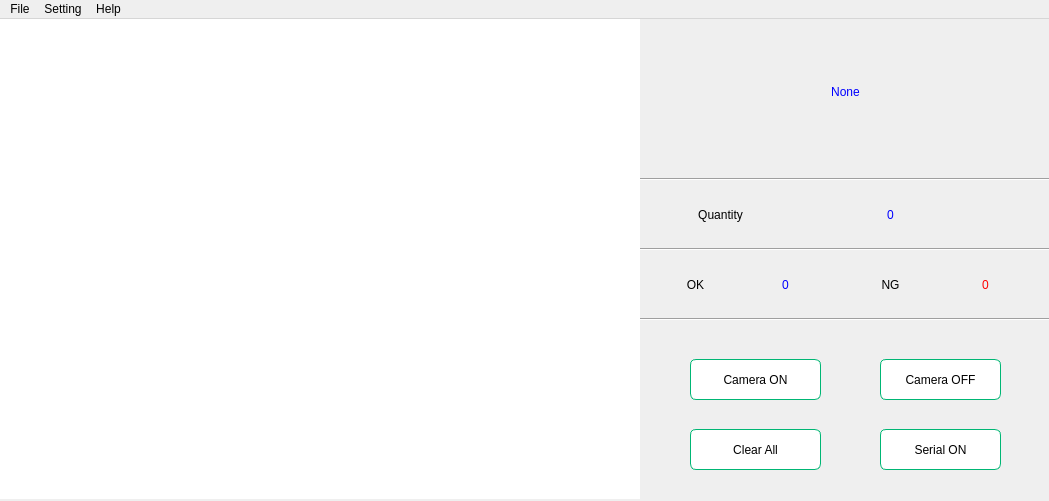
<?xml version="1.0" encoding="UTF-8"?>
<ui version="4.0">
 <class>MainWindow</class>
 <widget class="QMainWindow" name="MainWindow">
  <property name="geometry">
   <rect>
    <x>0</x>
    <y>0</y>
    <width>1049</width>
    <height>501</height>
   </rect>
  </property>
  <property name="sizePolicy">
   <sizepolicy hsizetype="Fixed" vsizetype="Fixed">
    <horstretch>0</horstretch>
    <verstretch>0</verstretch>
   </sizepolicy>
  </property>
  <property name="minimumSize">
   <size>
    <width>1049</width>
    <height>501</height>
   </size>
  </property>
  <property name="maximumSize">
   <size>
    <width>1049</width>
    <height>501</height>
   </size>
  </property>
  <property name="windowTitle">
   <string>CamArd</string>
  </property>
  <property name="windowIcon">
   <iconset>
    <normaloff>Icon/Icon-Mainwindown.svg</normaloff>Icon/Icon-Mainwindown.svg</iconset>
  </property>
  <property name="styleSheet">
   <string notr="true"/>
  </property>
  <widget class="QWidget" name="centralwidget">
   <widget class="QLabel" name="label_videocam">
    <property name="geometry">
     <rect>
      <x>0</x>
      <y>0</y>
      <width>640</width>
      <height>480</height>
     </rect>
    </property>
    <property name="sizePolicy">
     <sizepolicy hsizetype="Fixed" vsizetype="Fixed">
      <horstretch>0</horstretch>
      <verstretch>0</verstretch>
     </sizepolicy>
    </property>
    <property name="styleSheet">
     <string notr="true">background-color: rgb(255, 255, 255);</string>
    </property>
    <property name="text">
     <string/>
    </property>
    <property name="alignment">
     <set>Qt::AlignCenter</set>
    </property>
   </widget>
   <widget class="QLabel" name="label_Mainresult">
    <property name="geometry">
     <rect>
      <x>640</x>
      <y>0</y>
      <width>411</width>
      <height>161</height>
     </rect>
    </property>
    <property name="autoFillBackground">
     <bool>false</bool>
    </property>
    <property name="styleSheet">
     <string notr="true">
color: blue;
font: 90pt &quot;Times New Roman&quot;;</string>
    </property>
    <property name="text">
     <string>&lt;html&gt;&lt;head/&gt;&lt;body&gt;&lt;p align=&quot;center&quot;&gt;None&lt;br/&gt;&lt;/p&gt;&lt;/body&gt;&lt;/html&gt;</string>
    </property>
    <property name="textFormat">
     <enum>Qt::RichText</enum>
    </property>
    <property name="scaledContents">
     <bool>false</bool>
    </property>
    <property name="alignment">
     <set>Qt::AlignCenter</set>
    </property>
    <property name="wordWrap">
     <bool>true</bool>
    </property>
   </widget>
   <widget class="QLabel" name="label_quantity">
    <property name="geometry">
     <rect>
      <x>660</x>
      <y>160</y>
      <width>121</width>
      <height>71</height>
     </rect>
    </property>
    <property name="styleSheet">
     <string notr="true">font: 20pt &quot;Romantic&quot;;
</string>
    </property>
    <property name="text">
     <string>Quantity</string>
    </property>
    <property name="alignment">
     <set>Qt::AlignCenter</set>
    </property>
   </widget>
   <widget class="QLabel" name="label_result_Quantity">
    <property name="geometry">
     <rect>
      <x>790</x>
      <y>160</y>
      <width>201</width>
      <height>71</height>
     </rect>
    </property>
    <property name="styleSheet">
     <string notr="true">font: 24pt &quot;Times New Roman&quot;;
color: blue;</string>
    </property>
    <property name="text">
     <string>0</string>
    </property>
    <property name="alignment">
     <set>Qt::AlignCenter</set>
    </property>
   </widget>
   <widget class="QPushButton" name="pushButton_cameraON">
    <property name="geometry">
     <rect>
      <x>690</x>
      <y>340</y>
      <width>131</width>
      <height>41</height>
     </rect>
    </property>
    <property name="styleSheet">
     <string notr="true">         QPushButton {
            background-color: white;
            color: back;
           border: 1px solid #00B674;
           border-radius:6px;
        }
        QPushButton::hover {
         background-color:#9FE4CB;
        }

        QPushButton::pressed {
          background-color: white;
        }</string>
    </property>
    <property name="text">
     <string>Camera ON</string>
    </property>
    <property name="autoDefault">
     <bool>true</bool>
    </property>
    <property name="flat">
     <bool>false</bool>
    </property>
   </widget>
   <widget class="QPushButton" name="pushButton_cameraOFF">
    <property name="geometry">
     <rect>
      <x>880</x>
      <y>340</y>
      <width>121</width>
      <height>41</height>
     </rect>
    </property>
    <property name="styleSheet">
     <string notr="true">         QPushButton {
            background-color: white;
            color: back;
           border: 1px solid #00B674;
           border-radius:6px;
        }
        QPushButton::hover {
         background-color:#9FE4CB;
        }

        QPushButton::pressed {
          background-color: white;
        }</string>
    </property>
    <property name="text">
     <string>Camera OFF</string>
    </property>
   </widget>
   <widget class="QPushButton" name="pushButton_Clear">
    <property name="geometry">
     <rect>
      <x>690</x>
      <y>410</y>
      <width>131</width>
      <height>41</height>
     </rect>
    </property>
    <property name="styleSheet">
     <string notr="true">         QPushButton {
            background-color: white;
            color: back;
           border: 1px solid #00B674;
           border-radius:6px;
        }
        QPushButton::hover {
         background-color:#9FE4CB;
        }

        QPushButton::pressed {
          background-color: white;
        }</string>
    </property>
    <property name="text">
     <string>Clear All</string>
    </property>
   </widget>
   <widget class="QPushButton" name="pushButton_connectArduino">
    <property name="geometry">
     <rect>
      <x>880</x>
      <y>410</y>
      <width>121</width>
      <height>41</height>
     </rect>
    </property>
    <property name="styleSheet">
     <string notr="true">         QPushButton {
            background-color: white;
            color: back;
           border: 1px solid #00B674;
           border-radius:6px;
        }
        QPushButton::hover {
         background-color:#9FE4CB;
        }

        QPushButton::pressed {
          background-color: white;
        }</string>
    </property>
    <property name="text">
     <string>Serial ON</string>
    </property>
    <property name="checkable">
     <bool>true</bool>
    </property>
    <property name="checked">
     <bool>false</bool>
    </property>
   </widget>
   <widget class="Line" name="line">
    <property name="geometry">
     <rect>
      <x>640</x>
      <y>220</y>
      <width>411</width>
      <height>20</height>
     </rect>
    </property>
    <property name="styleSheet">
     <string notr="true"/>
    </property>
    <property name="orientation">
     <enum>Qt::Horizontal</enum>
    </property>
   </widget>
   <widget class="Line" name="line_2">
    <property name="geometry">
     <rect>
      <x>640</x>
      <y>150</y>
      <width>411</width>
      <height>20</height>
     </rect>
    </property>
    <property name="orientation">
     <enum>Qt::Horizontal</enum>
    </property>
   </widget>
   <widget class="Line" name="line_3">
    <property name="geometry">
     <rect>
      <x>640</x>
      <y>290</y>
      <width>411</width>
      <height>20</height>
     </rect>
    </property>
    <property name="orientation">
     <enum>Qt::Horizontal</enum>
    </property>
   </widget>
   <widget class="QLabel" name="label_OK">
    <property name="geometry">
     <rect>
      <x>720</x>
      <y>230</y>
      <width>131</width>
      <height>71</height>
     </rect>
    </property>
    <property name="styleSheet">
     <string notr="true">font: 24pt &quot;Times New Roman&quot;;
color: blue;</string>
    </property>
    <property name="text">
     <string>0</string>
    </property>
    <property name="alignment">
     <set>Qt::AlignCenter</set>
    </property>
   </widget>
   <widget class="QLabel" name="label_quantity_OK">
    <property name="geometry">
     <rect>
      <x>660</x>
      <y>230</y>
      <width>71</width>
      <height>71</height>
     </rect>
    </property>
    <property name="styleSheet">
     <string notr="true">font: 20pt &quot;Romantic&quot;;</string>
    </property>
    <property name="text">
     <string>OK</string>
    </property>
    <property name="alignment">
     <set>Qt::AlignCenter</set>
    </property>
   </widget>
   <widget class="QLabel" name="label_quantity_NG">
    <property name="geometry">
     <rect>
      <x>860</x>
      <y>230</y>
      <width>61</width>
      <height>71</height>
     </rect>
    </property>
    <property name="styleSheet">
     <string notr="true">font: 20pt &quot;Romantic&quot;;</string>
    </property>
    <property name="text">
     <string>NG</string>
    </property>
    <property name="alignment">
     <set>Qt::AlignCenter</set>
    </property>
   </widget>
   <widget class="QLabel" name="label_NG">
    <property name="geometry">
     <rect>
      <x>920</x>
      <y>230</y>
      <width>131</width>
      <height>71</height>
     </rect>
    </property>
    <property name="styleSheet">
     <string notr="true">font: 24pt &quot;Times New Roman&quot;;
color: rgb(255, 0, 0);</string>
    </property>
    <property name="text">
     <string>0</string>
    </property>
    <property name="alignment">
     <set>Qt::AlignCenter</set>
    </property>
   </widget>
   <zorder>label_videocam</zorder>
   <zorder>label_Mainresult</zorder>
   <zorder>label_quantity</zorder>
   <zorder>label_result_Quantity</zorder>
   <zorder>pushButton_cameraON</zorder>
   <zorder>pushButton_cameraOFF</zorder>
   <zorder>pushButton_Clear</zorder>
   <zorder>pushButton_connectArduino</zorder>
   <zorder>line</zorder>
   <zorder>line_2</zorder>
   <zorder>label_OK</zorder>
   <zorder>label_quantity_OK</zorder>
   <zorder>label_quantity_NG</zorder>
   <zorder>label_NG</zorder>
   <zorder>line_3</zorder>
  </widget>
  <widget class="QMenuBar" name="menubar">
   <property name="geometry">
    <rect>
     <x>0</x>
     <y>0</y>
     <width>1049</width>
     <height>21</height>
    </rect>
   </property>
   <widget class="QMenu" name="menuFile">
    <property name="autoFillBackground">
     <bool>false</bool>
    </property>
    <property name="title">
     <string>File</string>
    </property>
    <addaction name="actionSave"/>
    <addaction name="actionExits"/>
   </widget>
   <widget class="QMenu" name="menuSetting">
    <property name="title">
     <string>Setting</string>
    </property>
    <addaction name="actionParameter"/>
    <addaction name="actionArduino_Uno"/>
   </widget>
   <widget class="QMenu" name="menuAbout">
    <property name="title">
     <string>Help</string>
    </property>
    <addaction name="actionAbout"/>
    <addaction name="actionDocumment"/>
   </widget>
   <addaction name="menuFile"/>
   <addaction name="menuSetting"/>
   <addaction name="menuAbout"/>
  </widget>
  <action name="actionParameter">
   <property name="icon">
    <iconset>
     <normaloff>Icon/Icon-Setting.svg</normaloff>Icon/Icon-Setting.svg</iconset>
   </property>
   <property name="text">
    <string>Parameter</string>
   </property>
   <property name="visible">
    <bool>true</bool>
   </property>
   <property name="priority">
    <enum>QAction::NormalPriority</enum>
   </property>
  </action>
  <action name="actionSave">
   <property name="icon">
    <iconset>
     <normaloff>Icon/save.svg</normaloff>Icon/save.svg</iconset>
   </property>
   <property name="text">
    <string>Save</string>
   </property>
  </action>
  <action name="actionExits">
   <property name="icon">
    <iconset>
     <normaloff>Icon/exits.svg</normaloff>Icon/exits.svg</iconset>
   </property>
   <property name="text">
    <string>Exits</string>
   </property>
  </action>
  <action name="actionAbout">
   <property name="icon">
    <iconset>
     <normaloff>Icon/About.png</normaloff>Icon/About.png</iconset>
   </property>
   <property name="text">
    <string>About</string>
   </property>
  </action>
  <action name="actionDocumment">
   <property name="icon">
    <iconset>
     <normaloff>Icon/document.svg</normaloff>Icon/document.svg</iconset>
   </property>
   <property name="text">
    <string>Documment</string>
   </property>
  </action>
  <action name="actionArduino_Uno">
   <property name="icon">
    <iconset>
     <normaloff>Icon/Ard.svg</normaloff>Icon/Ard.svg</iconset>
   </property>
   <property name="text">
    <string>Arduino Uno</string>
   </property>
  </action>
 </widget>
 <resources/>
 <connections/>
</ui>
